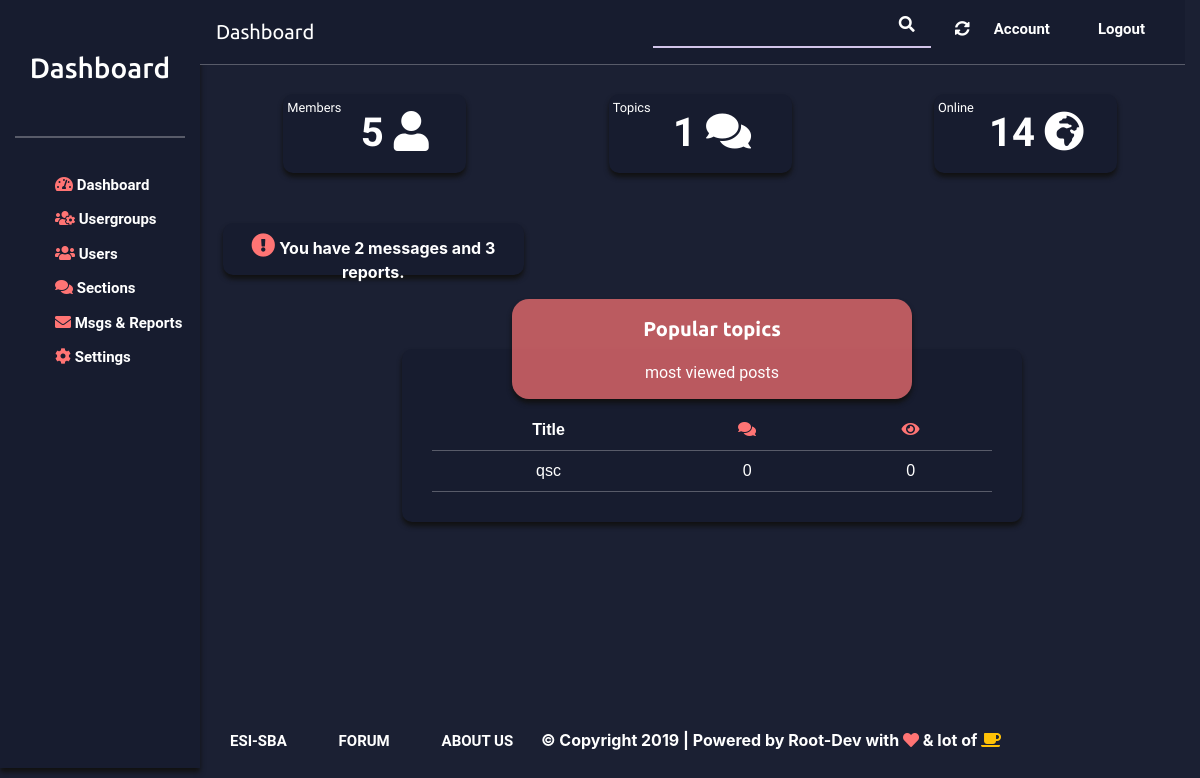
/dashboard, run on the app's committed database.
### Main/models.py (models this page shows)
class Publication(models.Model) :
    date_de_publication = models.DateField(auto_now_add=True)
    date_de_modification= models.DateField(auto_now=True)
    section = models.CharField(max_length=30)
    content = models.TextField()
    upvote = models.IntegerField()
    titre = models.CharField(max_length=30)
    lauteur = models.ForeignKey(settings.AUTH_USER_MODEL,on_delete=models.CASCADE,related_name='publications')
    image = models.ImageField(null=True)
    tags = models.ManyToManyField(Tags, related_name='posts',default="ok")
    nb_vues =models.IntegerField(default=0)
    def __str__(self):
        return self.titre
    class Meta:
        ordering = ('-upvote',)

### Main/views.py (the view)
# urls.py: path('dashboard', views.dashboard, name='dashboard'),
def dashboard(request):
    pubs_populaie=Publication.objects.annotate(num_c_v=(Count('commentaire')+F('nb_vues'))).order_by('num_c_v')[0:3]
    nbr_user=Utilisateur.objects.all().count()-1
    nbr_topic=Publication.objects.all().count()
    return render(request, 'Main/admin/Dashboard.html', {"nbr_user":nbr_user,
                                                         "nbr_topic":nbr_topic,
                                                         "pubs_populaie":pubs_populaie
                                                        })

### Main/templates/Main/admin/Dashboard.html
{% extends "./dashboardBse.html" %}
{% block content %}
<div class="row ml-4">
                    <div class="col-4">
                            <div id="members">
                                <small class="float-left mt-1 ml-1">Members</small>
                                <div class="text-dash">
                                    {{ nbr_user }} <span class="fa fa-user"></span>
                                </div>
                            </div>
                    </div>
                    <div class="col-4">
                            <div id="total-topics">
                                <small class="float-left mt-1 ml-1">Topics</small>
                                <div class="text-dash">
                                    {{nbr_topic}} <span class="fa fa-comments"></span>
                                </div>
                            </div>
                    </div>
                    <div class="col-4">
                        <div id="online">
                            <small class="float-left mt-1 ml-1">Online</small>
                            <div class="text-dash">
                                    14 <span class="fa fa-globe-africa"></span>
                            </div>
                        </div>
                    </div>
    </div>
    <div class="row ml-2">
                    <div class="col-4">
                        <div class="admin-notif  text-center">
                            <span class="fa fa-exclamation-circle icons admin-notif-spn"></span>
                            You have 2 messages and 3 reports.
                        </div>
                    </div>
    </div>
    <div class="row ml-4 mt-4">
                    <div class="col-md-8 col-center">
                        <div class="box">
                            <p>Popular topics</p>
                            <span class="table-caption">
                                most viewed posts </span>
                        </div>
                        <div class="tab">
                            <table>
                                <tr>
                                    <th>Title</th>
                                    <th><span class="fa fa-comments icons"></th>
                                    <th><span class="fa fa-eye icons"></th>
                                </tr>
                                {% for post in pubs_populaie %}
                                <tr class="cursor" onclick="window.location.replace('#')">
                                    <td>{{post}}</td>
                                    <td>{{post.commentaires.all.count}}</td>
                                    <td>{{post.nb_vues}}</td>
                                </tr>
                                {% endfor %}
                            </table>
                        </div>
                    </div>
        </div>
{% endblock content %}

### Main/static/css/user.css (style rules this page uses)
body { background: rgba(23, 28, 47, 0.98) !important; }
table { font-family: arial, sans-serif; border-collapse: collapse; width: 100%; margin: 0 auto; }
td, tr,th { border-bottom: 1px solid rgba(255, 255, 255, 0.28); text-align: center; padding: 8px; color:#fff; }
th { padding-top: 7%; }
.icons { color: #ff7474; }
.box { width: 400px; height: 100px; background: rgba(255, 116, 116, 0.7); margin: -50px auto; position: relative; text-align: center !important; font-family: 'Ubuntu', sans-serif; padding-top: 15px; border-radius: 17px; text-decoration-color: #fff; opacity: 1; box-shadow: 0px 4px 5px #111111; }
.box p { color: white; font-size: 20px; font-weight: bold; text-align: center !important; }
.table-caption { margin-top: 10%; color: white; font-family: Roboto; font-style: normal; font-weight: normal; font-size: 16px; }
.tab { padding: 30px; background: #171c2f; border-radius: 10px; font-family: 'Ubuntu', sans-serif; color: #FFFFFF; box-shadow: 0px 4px 5px #111111; }
.admin-notif-spn { font-size: 24px; text-align: center; margin-top: 10px; }
.col-center { margin: 0 auto; }
.admin-notif , .admin-usr-notif { width: 100%; height: 52px; margin-top: 50px; margin-bottom: 50px; color: white; background: #171C2F; border-radius: 10px; font-size: 16px; font-weight: bold; box-shadow: 0px 4px 5px #111111; }
#members, #total-topics, #online { margin: 0 auto; text-align: center; color: white; font-weight: bold; margin-top: 29px; width: 183px; height: 79px; background: #171C2F; border-radius: 10px; box-shadow: 0px 4px 5px #111111; font-family: Iceberg; }
#members { float: left; margin-left: 15%; }
#online { float: left; margin-left: 15%; }
#total-topics { float:left; margin-left: 15%; }
.text-dash { text-align: center; margin-top: 5%; margin-right: 10%; font-size: 40px; }

### Main/static/css/style.css (style rules this page uses)
.icons { color: #ff7474; }
.cursor { cursor: pointer; }

### data on the page
Publication: titre "qsc", commentaires.all.count "0", nb_vues "0"

### other printed values
{{ nbr_user }} "5"
{{ nbr_topic }} "1"
